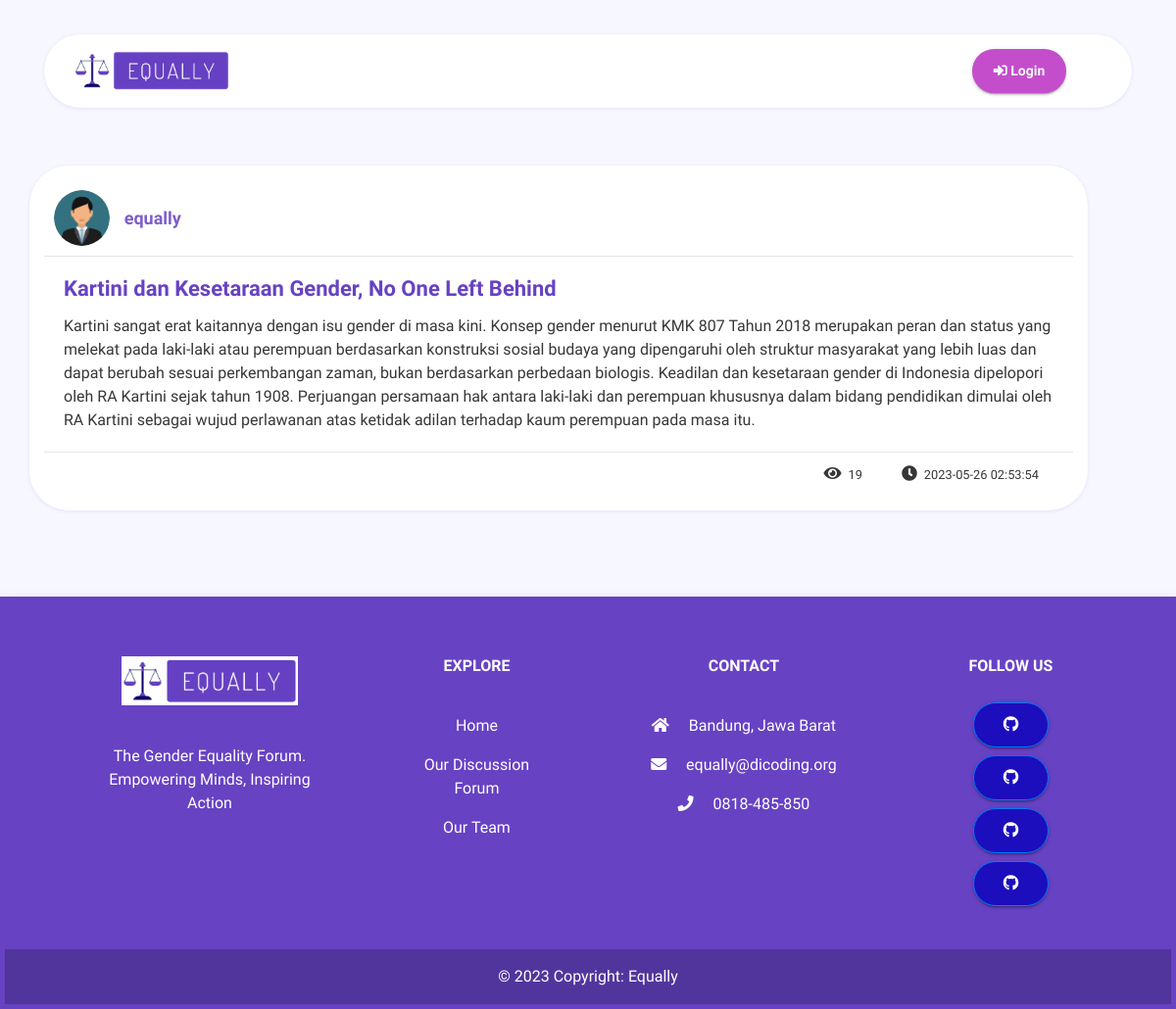
Page /topic/topic-5 on the committed database.
### tables this page shows
CREATE TABLE `equally_topics` (
  `id` int(11) NOT NULL,
  `title` varchar(225) DEFAULT NULL,
  `description` text DEFAULT NULL,
  `url` varchar(225) NOT NULL,
  `user_id` int(11) DEFAULT NULL,
  `date_post` datetime DEFAULT current_timestamp(),
  `count` int(11) NOT NULL,
  `active` varchar(5) NOT NULL DEFAULT 'YES'
);

### application/views/template.php (called while the page is built, shortened)
<?php $this->load->view('template/header'); ?>
<?php $this->load->view($main_content); ?>

### application/controllers/Pages.php (called while the page is built, shortened)
<?php
class Pages extends CI_Controller {
	public function __construct(){
		$this->load->model('model_forum');
		$this->load->model('model_user');
    }
	public function single_topic($url){
		$id = $this->model_forum->topics_id($url);
		$this->post_id = $id;
		$this->model_forum->add_views_topic($this->post_id);
		$data['single'] = $this->user_topics($id);
		$uid = $this->session->userdata('uid');
		if($uid == $data['single']['user_id']){
			$data['edit'] = 1;
		}else{
			$data['edit'] = 0;
		}
		$data['main_content'] ='pages/topics_user';
		$this->load->view('template', $data);
	}
	public function user_topics($id){
		$this->load->model('model_user');
		$data = array();
		$output = $this->model_forum->user_topics($id);
		if(!empty($output)){
				$data['id'] = $output->id;
				$data['title'] = $output->title;
				$data['description'] = $output->description;
				$data['url'] = $output->url;
				$data['user_id'] = $output->user_id;
				$data['date_post'] = $output->date_post;
				$data['count'] = $output->count;
				$single = $this->model_user->single_user($output->user_id);
				$data['name'] = $single->name;
				$data['user_url'] = $single->url;
				return $data;
		}
	}
}

### index.php (called while the page is built, shortened)
<?php
require_once BASEPATH.'core/CodeIgniter.php';

### application/models/model_forum.php (called while the page is built, shortened)
<?php
class Model_forum extends CI_Model{
	public function add_views_topic($pid){
		$this->db->where('id', $pid);
		$this->db->set('count', 'count+1', FALSE);
		$this->db->update('topics');
	}
	public function user_topics($id){
		$this->db->where('id', $id);
		$output = $this->db->get('topics');
		if($r = $output->result()){
			foreach($r as $rr){
				return $rr;
			}
		}
	}
	public function topics_id($url){
		$output = $this->db->get_where('topics', array('url'=>$url));
		if($r = $output->result()){
			foreach($r as $rr){
				return $rr->id;
			}
		}
	}
}
?>

### application/models/model_user.php (called while the page is built, shortened)
<?php
class Model_user extends CI_Model{
	public function single_user($id){
		$this->db->where('id', $id);
		$output = $this->db->get('users');
		if($outp = $output->result()){
			foreach($outp as $op){
				return $op;
			}
		}
	}
}
?>

### application/views/pages/topics_user.php (the view, shortened to what this page needs)
<div class="body-content">
	<div class="container">
		<div class="row">
			<div>
				<div class="post-user bd-highlight row no-margin align-items-center">
					<div class="detail-user d-flex align-items-center">
						<div class="user-image">
							<img src="<?php echo base_url() ?>assets/images/dummy.png" alt="">
						</div>
						<div class="user-name w-100 ">
							<b>
								<?php echo $single['name'] ?>
							</b>
						</div>
					</div>
					<div class="post-detail post-detail-big-sing">
						<h2>
							<?php echo $single['title']; ?>
						</h2>
						<?php echo $single['description'] ?>
					</div>
					<div class="post-info-detail">
						<ul>
							<li>
								<i class="fas fa-eye"></i>
								<small><?php echo $single['count'] ?></small>
							</li>
							<li>
								<i class="fas fa-clock"></i>
								<small><?php echo $single['date_post'] ?> </small>
							</li>
						</ul>
					</div>
				</div>
				<br>
				<div>
					<div id="disqus_thread" style="padding:20px"></div>
				</div>
			</div>
		</div>
	</div>
</div>

### assets/css/style.css (style rules this page uses)
* { margin: 0px; padding: 0px; list-style: none; scroll-behavior: smooth; font-family: 'Dosis', sans-serif; }
img { max-width: 100%; }
ul { margin-bottom: 0; padding-left: 0; }
html, body { height: 100%; }
.no-margin { margin: 0px; }
::placeholder { color: #747f8a !important; font-size: 13px; opacity: .5 !important; }
body { background-color: #f7f7ff !important; color: #373737; width: 100%; overflow-x: hidden; }
.body-content { padding: 22px 0px; }
@media screen and (max-width: 1200px) { .body-content { padding: 24px; } }
.post-user { background-color: #FFF; border-radius: 40px; padding: 15px; width: 90vw; justify-content: center; box-shadow: 0 2px 3px 0 rgba(218, 218, 253, 0.35), 0 0px 3px 0 rgba(206, 206, 238, 0.35); }
.post-user .detail-user { width: 100%; padding: 10px; }
.post-user .detail-user .user-image img { border-radius: 50px; width: 60px; }
.post-user .detail-user .user-name { padding-left: 15px; }
.post-user .detail-user .user-name b { color: #6742c3; font-size: 18px; font-weight: 800; opacity: 85%; }
.post-user .post-detail { border-top: 1px solid #E5E5E5; padding: 20px; }
.post-user .post-detail h2 { font-size: 22px; font-weight: 600; color: #6742c3; margin-bottom: 13px; }
.post-user .post-info-detail { width: 100%; border-top: 1px solid #E5E5E5; }
.post-user .post-info-detail ul { float: right; margin-right: 15px; }
.post-user .post-info-detail ul li { float: left; padding: 10px 20px; }
.post-user .post-info-detail ul li i { margin-right: 3px; }

### rows in the picture
equally_topics: title "Kartini dan Kesetaraan Gender, No One Left Behind", description "Kartini sangat erat kaitannya dengan isu gender di masa kini. Konsep gender menurut KMK 807 Tahun 2018 merupakan peran dan status yang melekat pada laki-laki atau perempuan berdasarkan konstruksi sosial budaya yang dipengaruhi oleh struktur masyarakat yang lebih luas dan dapat berubah sesuai perkembangan zaman, bukan berdasarkan perbedaan biologis. Keadilan dan kesetaraan gender di Indonesia dipelopori oleh RA Kartini sejak tahun 1908. Perjuangan persamaan hak antara laki-laki dan perempuan khususnya dalam bidang pendidikan dimulai oleh RA Kartini sebagai wujud perlawanan atas ketidak adilan terhadap kaum perempuan pada masa itu.", count "19", date_post "2023-05-26 02:53:54"

### other values in the picture
$single['name'] "equally"
